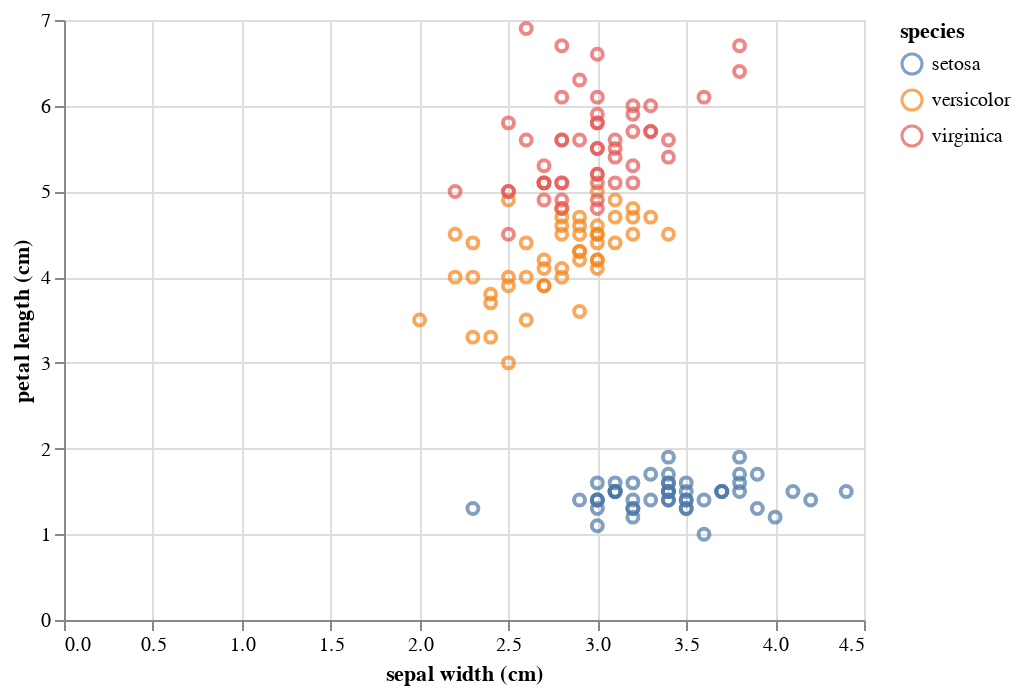

Source (notebook cell):
### Markdown cell above
### Exercise 2

**a)** Make a scatter plot of sepal width versus petal length with the glyphs colored by species.

### Code cell
alt.Chart(df_tidy,
    ).mark_point(
    ).encode(
        x='sepal width (cm):Q',
        y='petal length (cm):Q',
        color=alt.Color('species:N')
    )

### Figure 1 — Vega-Lite specification as saved in the notebook (floating-point values rounded to 4 significant figures; data arrays with more than 128 entries replaced by an {"elided": "..."} marker saying what was removed)
{"$schema": "https://vega.github.io/schema/vega-lite/v2.6.0.json", "config": {"view": {"height": 300, "width": 400}}, "data": {"name": "data-f50ba617f8f217538f0b067a42802046"}, "datasets": {"data-f50ba617f8f217538f0b067a42802046": {"elided": "150 records"}}, "encoding": {"color": {"field": "species", "type": "nominal"}, "x": {"field": "sepal width (cm)", "type": "quantitative"}, "y": {"field": "petal length (cm)", "type": "quantitative"}}, "mark": "point"}
